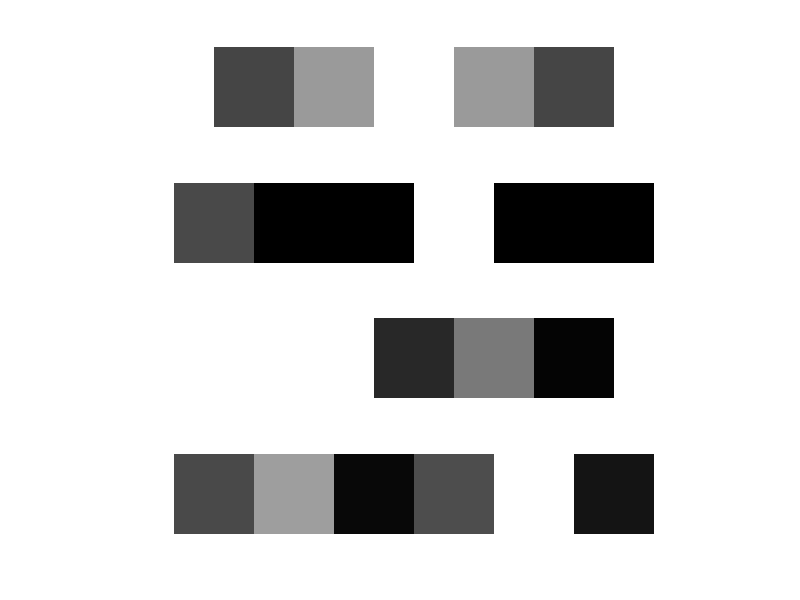

The MATLAB script that drew this image:
imdata = fftshift(fft2(rand(1,5)));
subplot(4,1,1);
imshow(imdata);

imdata2 = fftshift(fft2(rand(1,6)));
subplot(4,1,2);
imshow(imdata2);

f = ifft2(ifftshift(imdata));
fm = max(f(:));
fnew = abs(f/fm);
subplot(4,1,3);
imshow(fnew);

f = ifft2(ifftshift(imdata2));
fm = max(f(:));
fnew = abs(f/fm);
subplot(4,1,4);
imshow(fnew);